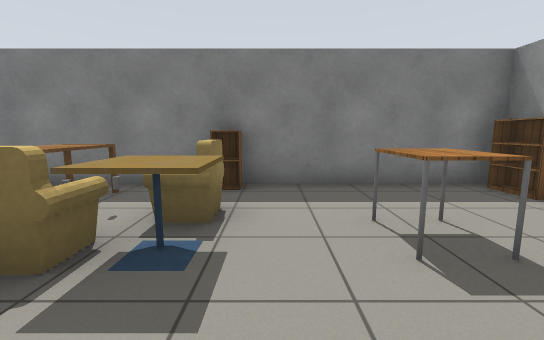
View 1 (above)

15 first-person views from a walk through a robot-simulator world made for Gazebo. The camera is 1 m above the floor, tilts 8° down and sees 90° across. The floor is counted in squares, 1 m on a side. Each view is taken from the middle of a square. On the plan, view 1 faces up. The plan holds only what a view shows up to about 11 squares ahead; the rest is blank. Gazebo's built-in surfaces are drawn with simple patterns. Simple shapes stand in for some stock models.

View 2
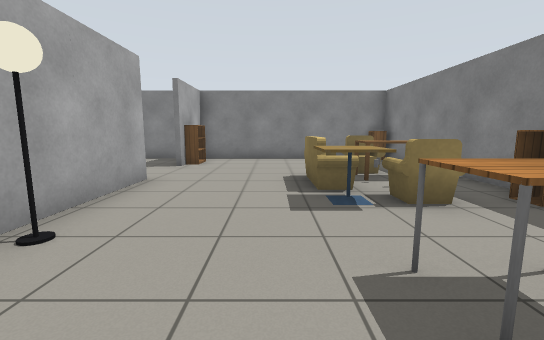

View 3
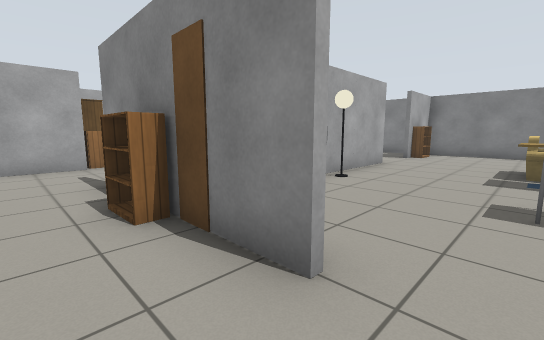

View 4
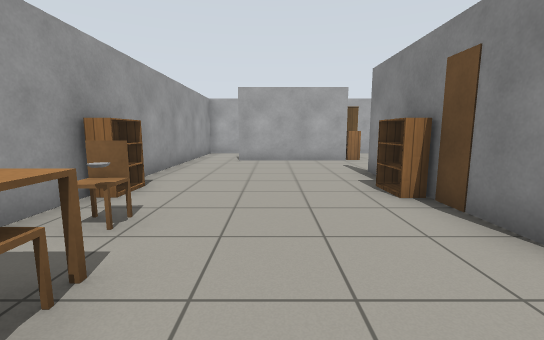

View 5
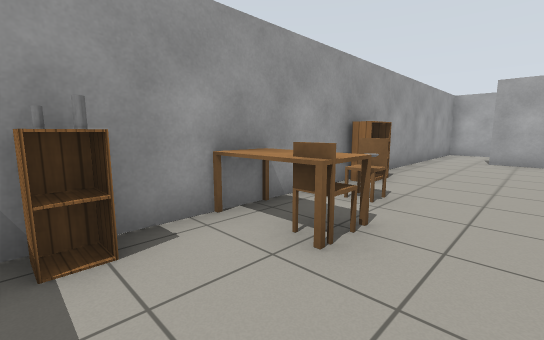

View 6
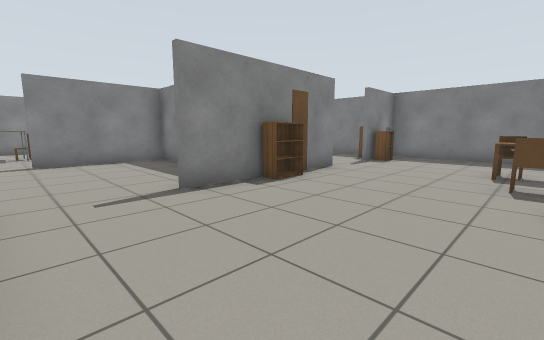

View 7
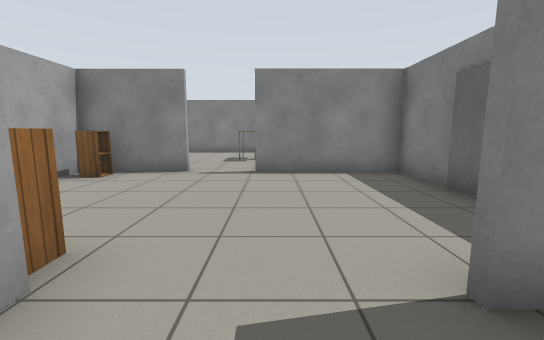

View 8
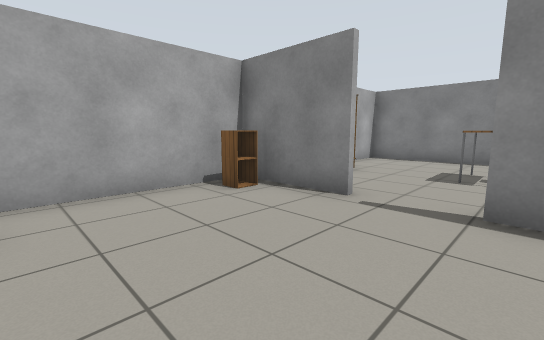

View 9
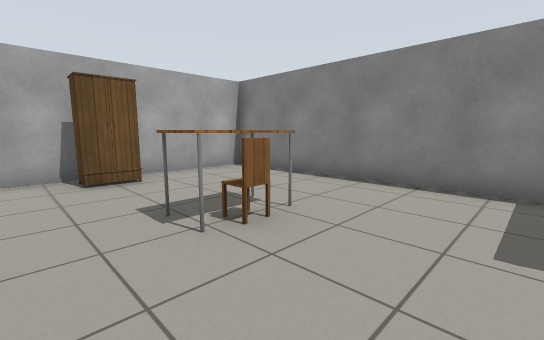

View 10
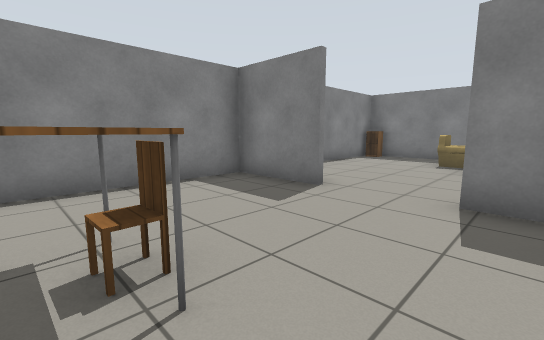

View 11
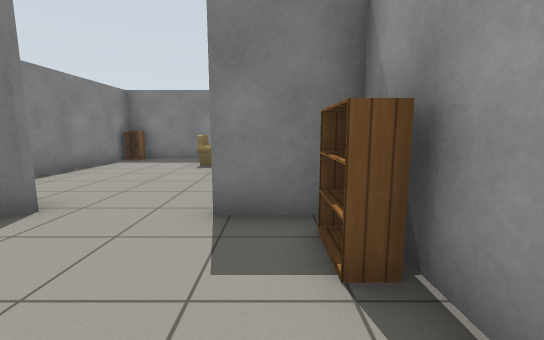

View 12
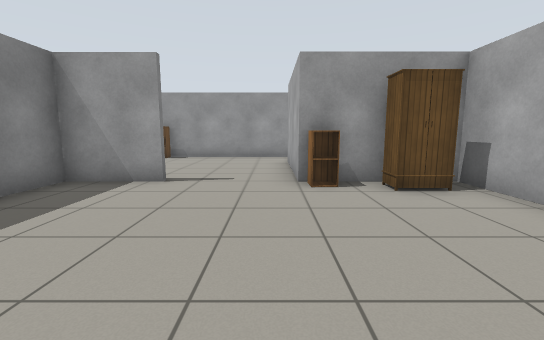

View 13
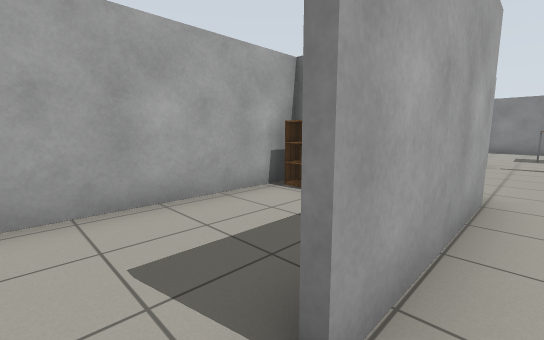

View 14
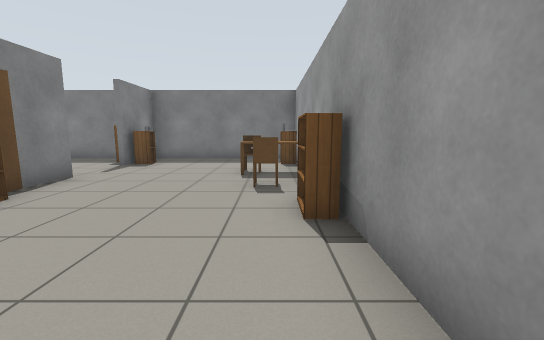

View 15
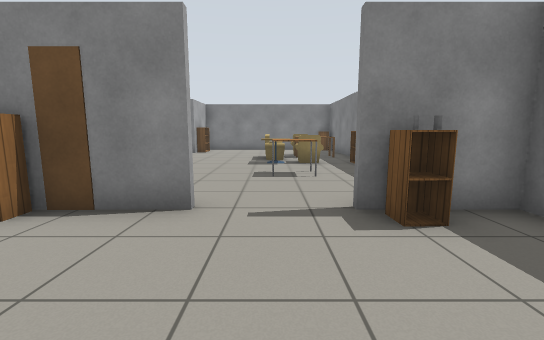

### Floor plan
Points are (right, up) in squares from view 1. A wall is a line through its corners. A room is listed if a view was taken in it or the views show most of it. See-through windows are left out.
Room 1 (views 1, 2, 3, 4, 5, 6, 7, 8, 12, 13, 14, 15)
walls: (4.5, -1.8) (-1.5, -1.8); (4.6, -2) (4.6, -3.9); (-0.8, -1.8) (-0.8, -5.5); (4.6, 1) (4.6, -0.4); (4.4, -3.9) (4.4, -2.5); (-0.9, -4.1) (-0.9, -1.8); (-2.7, -1.7) (0.5, -1.7); (-0.8, -7.1) (-0.8, -9.7) (3.4, -9.7); (4.4, -8.5) (4.4, -6.5) (8.3, -6.5); (-7.4, -1.7) (-4.9, -1.7); (9.9, -6.5) (9.9, 5.2) (-6.5, 5.2); (-7.3, 4.2) (-7.3, -2)
ways out: opening at (-3.5, -2) to room 2; opening at (-1, -6.5) to room 2; opening at (9, -7) to room 3
objects: cabinet (-7, 5); bookshelf (-6, -1); armchair (-4, 3); sofa (-3, 2) to (-2, 2); table (-3, 3) to (-3, 4); other object (-2, 3); bookshelf (-1, -3); cafe table (-1, 2); armchair (-1, 3); cabinet (-1, 5); cabinet (0, -9); lamp (1, -1); table (1, 2) to (2, 3); cabinet (4, -7); wardrobe (4, -1); bookshelf (4, 4); bookshelf (5, -2) to (5, -1); cabinet (5, 3); other object (5, 4); chair (9, 0); kitchen table (9, 1); chair (9, 2); bookshelf (10, -1); cabinet (10, 4)
Room 2 (views 9, 10, 11)
walls: (-4.9, -1.8) (-7.4, -1.8); (-7.3, -2) (-7.3, -9.7) (-1.9, -9.7); (-1.5, -1.8) (-2.7, -1.8)
ways out: opening at (-3.5, -2) to room 1; opening at (-1, -6.5) to room 1
objects: table (-5, -6) to (-4, -6); wardrobe (-4, -9) to (-3, -9); chair (-4, -5)
Room 3 (no view inside)
walls: (9.9, -9) (9.9, -6.5); (4.4, -9.7) (4.4, -8.5); (3.4, -9.7) (9.1, -9.7)
ways out: opening at (9, -7) to room 1
objects: wardrobe (4, -9); bookshelf (5, -9)

Positions as (right, up) in squares from view 1, and headings:
1: (0, 0), facing up
2: (3, 1), facing left
3: (6, 2), facing down-left
4: (7, 3), facing down
5: (7, 4), facing down-right
6: (9, -6), facing up-left
7: (6, -5), facing left
8: (3, -5), facing down-left
9: (-2, -3), facing down-left
10: (-2, -6), facing up-left
11: (-2, -5), facing up
12: (-1, -6), facing right
13: (9, -6), facing down-left
14: (9, -5), facing up
15: (8, 2), facing left
